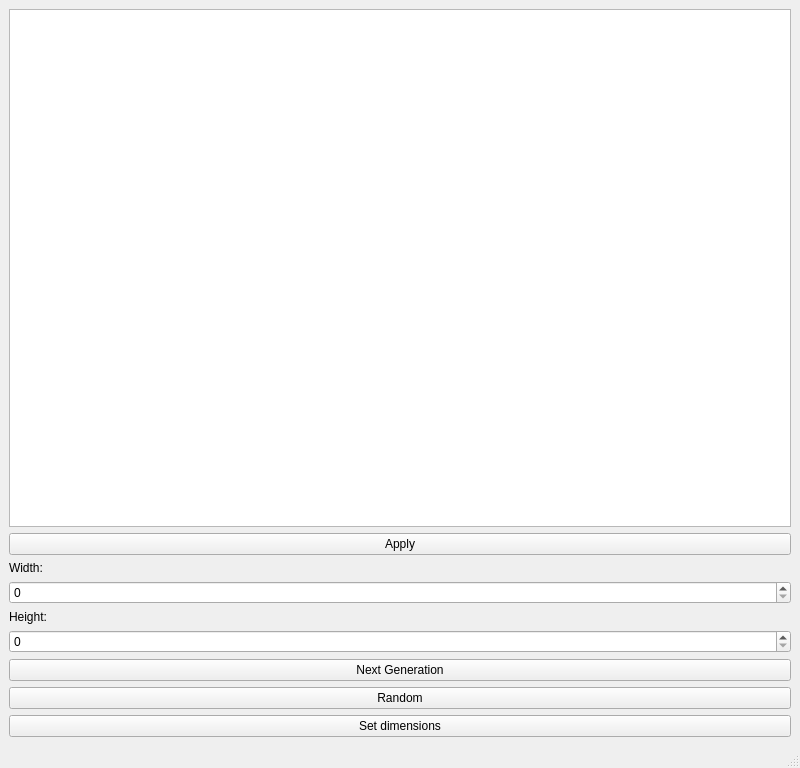
<?xml version="1.0" encoding="UTF-8"?>
<ui version="4.0">
 <class>MainWindow</class>
 <widget class="QMainWindow" name="MainWindow">
  <property name="geometry">
   <rect>
    <x>0</x>
    <y>0</y>
    <width>800</width>
    <height>768</height>
   </rect>
  </property>
  <property name="windowTitle">
   <string>MainWindow</string>
  </property>
  <widget class="QWidget" name="centralwidget">
   <layout class="QVBoxLayout" name="verticalLayout">
    <item>
     <widget class="QGraphicsView" name="okno"/>
    </item>
    <item>
     <widget class="QPushButton" name="Apply">
      <property name="text">
       <string>Apply</string>
      </property>
     </widget>
    </item>
    <item>
     <widget class="QLabel" name="label">
      <property name="text">
       <string>Width:</string>
      </property>
     </widget>
    </item>
    <item>
     <widget class="QSpinBox" name="spinBoxWidth"/>
    </item>
    <item>
     <widget class="QLabel" name="label_2">
      <property name="text">
       <string>Height:</string>
      </property>
     </widget>
    </item>
    <item>
     <widget class="QSpinBox" name="spinBoxHeight"/>
    </item>
    <item>
     <widget class="QPushButton" name="NextGen">
      <property name="text">
       <string>Next Generation</string>
      </property>
     </widget>
    </item>
    <item>
     <widget class="QPushButton" name="Random">
      <property name="text">
       <string>Random</string>
      </property>
     </widget>
    </item>
    <item>
     <widget class="QPushButton" name="set_dimensions">
      <property name="text">
       <string>Set dimensions</string>
      </property>
     </widget>
    </item>
   </layout>
  </widget>
  <widget class="QMenuBar" name="menubar">
   <property name="geometry">
    <rect>
     <x>0</x>
     <y>0</y>
     <width>800</width>
     <height>21</height>
    </rect>
   </property>
  </widget>
  <widget class="QStatusBar" name="statusbar"/>
 </widget>
 <resources/>
 <connections/>
</ui>
